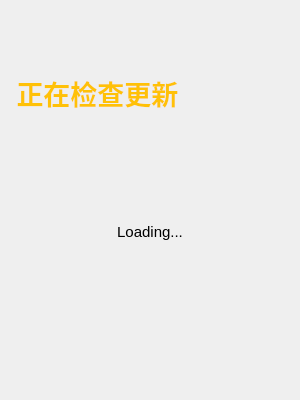
<?xml version="1.0" encoding="UTF-8"?>
<ui version="4.0">
 <class>MainWindow</class>
 <widget class="QMainWindow" name="MainWindow">
  <property name="geometry">
   <rect>
    <x>0</x>
    <y>0</y>
    <width>300</width>
    <height>400</height>
   </rect>
  </property>
  <property name="windowTitle">
   <string>MainWindow</string>
  </property>
  <widget class="QWidget" name="centralwidget">
   <layout class="QVBoxLayout" name="verticalLayout">
    <item>
     <layout class="QVBoxLayout" name="verticalLayout_2">
      <item>
       <widget class="QLabel" name="label">
        <property name="font">
         <font>
          <pointsize>20</pointsize>
          <weight>75</weight>
          <bold>true</bold>
         </font>
        </property>
        <property name="styleSheet">
         <string notr="true">color: #ffc107</string>
        </property>
        <property name="text">
         <string> 正在检查更新</string>
        </property>
       </widget>
      </item>
      <item>
       <layout class="QHBoxLayout" name="horizontalLayout">
        <item>
         <spacer name="horizontalSpacer">
          <property name="orientation">
           <enum>Qt::Horizontal</enum>
          </property>
          <property name="sizeHint" stdset="0">
           <size>
            <width>40</width>
            <height>20</height>
           </size>
          </property>
         </spacer>
        </item>
        <item>
         <layout class="QGridLayout" name="gridLayout"/>
        </item>
        <item>
         <spacer name="horizontalSpacer_2">
          <property name="orientation">
           <enum>Qt::Horizontal</enum>
          </property>
          <property name="sizeHint" stdset="0">
           <size>
            <width>40</width>
            <height>20</height>
           </size>
          </property>
         </spacer>
        </item>
       </layout>
      </item>
      <item>
       <spacer name="verticalSpacer">
        <property name="orientation">
         <enum>Qt::Vertical</enum>
        </property>
        <property name="sizeType">
         <enum>QSizePolicy::Fixed</enum>
        </property>
        <property name="sizeHint" stdset="0">
         <size>
          <width>20</width>
          <height>20</height>
         </size>
        </property>
       </spacer>
      </item>
      <item>
       <widget class="QLabel" name="label_2">
        <property name="font">
         <font>
          <pointsize>11</pointsize>
         </font>
        </property>
        <property name="text">
         <string>Loading...</string>
        </property>
        <property name="alignment">
         <set>Qt::AlignHCenter|Qt::AlignTop</set>
        </property>
       </widget>
      </item>
     </layout>
    </item>
   </layout>
  </widget>
 </widget>
 <resources/>
 <connections/>
</ui>
